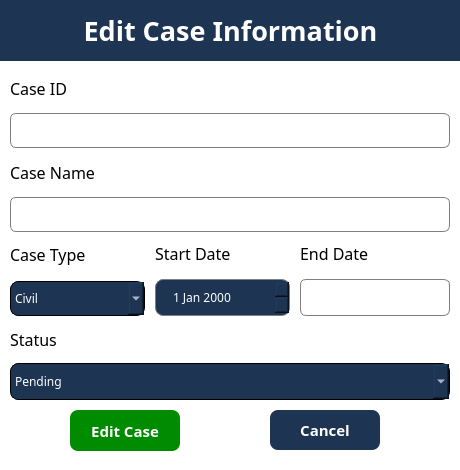
<?xml version="1.0" encoding="UTF-8"?>
<ui version="4.0">
 <class>Dialog</class>
 <widget class="QDialog" name="Dialog">
  <property name="geometry">
   <rect>
    <x>0</x>
    <y>0</y>
    <width>460</width>
    <height>470</height>
   </rect>
  </property>
  <property name="windowTitle">
   <string>Dialog</string>
  </property>
  <property name="styleSheet">
   <string notr="true">QDialog{
background-color: white;
}

#titleWidget{
background-color: #1d3453;
}
#title {
color: white;
}

QLineEdit{
	border:1px solid gray;
	border-radius: 6px;
	padding-left: 15px;
	height: 35px;
}

QComboBox{
border: 1px solid black;
border-radius: 8px;
background-color: #1d3453;
color: white;
height: 35px;


}

QDateEdit{
	border:1px solid gray;
	border-radius: 8px;
	padding-left: 15px;
	height: 35px;
	background-color: #1d3453;
color: white;
}</string>
  </property>
  <widget class="QPushButton" name="edit_case_info">
   <property name="geometry">
    <rect>
     <x>70</x>
     <y>410</y>
     <width>110</width>
     <height>41</height>
    </rect>
   </property>
   <property name="font">
    <font>
     <family>Poppins</family>
     <pointsize>-1</pointsize>
     <weight>75</weight>
     <bold>true</bold>
    </font>
   </property>
   <property name="styleSheet">
    <string notr="true">QPushButton{
	background-color: rgb(0, 139, 0);
	color:white;
	border:none;
	border-radius: 8px;
	font-weight: bold;
	font-size: 15px;
}

QPushButton:hover{
	background-color: rgb(0, 170, 0);
}</string>
   </property>
   <property name="text">
    <string>Edit Case</string>
   </property>
  </widget>
  <widget class="QWidget" name="layoutWidget">
   <property name="geometry">
    <rect>
     <x>10</x>
     <y>70</y>
     <width>440</width>
     <height>330</height>
    </rect>
   </property>
   <layout class="QVBoxLayout" name="verticalLayout_7">
    <item>
     <layout class="QVBoxLayout" name="verticalLayout">
      <item>
       <widget class="QLabel" name="label_2">
        <property name="font">
         <font>
          <family>Poppins</family>
          <pointsize>12</pointsize>
         </font>
        </property>
        <property name="text">
         <string>Case ID</string>
        </property>
       </widget>
      </item>
      <item>
       <widget class="QLineEdit" name="caseIDinput_edit">
        <property name="minimumSize">
         <size>
          <width>0</width>
          <height>35</height>
         </size>
        </property>
        <property name="maximumSize">
         <size>
          <width>16777215</width>
          <height>35</height>
         </size>
        </property>
       </widget>
      </item>
     </layout>
    </item>
    <item>
     <layout class="QVBoxLayout" name="verticalLayout_2">
      <item>
       <widget class="QLabel" name="label_3">
        <property name="font">
         <font>
          <family>Poppins</family>
          <pointsize>12</pointsize>
         </font>
        </property>
        <property name="text">
         <string>Case Name</string>
        </property>
       </widget>
      </item>
      <item>
       <widget class="QLineEdit" name="caseNameinput_edit">
        <property name="minimumSize">
         <size>
          <width>0</width>
          <height>35</height>
         </size>
        </property>
        <property name="maximumSize">
         <size>
          <width>16777215</width>
          <height>35</height>
         </size>
        </property>
       </widget>
      </item>
     </layout>
    </item>
    <item>
     <layout class="QHBoxLayout" name="horizontalLayout">
      <property name="spacing">
       <number>10</number>
      </property>
      <item>
       <layout class="QVBoxLayout" name="verticalLayout_4">
        <item>
         <widget class="QLabel" name="label_5">
          <property name="font">
           <font>
            <family>Poppins</family>
            <pointsize>12</pointsize>
           </font>
          </property>
          <property name="text">
           <string>Case Type</string>
          </property>
         </widget>
        </item>
        <item>
         <widget class="QComboBox" name="caseType_edit">
          <property name="minimumSize">
           <size>
            <width>0</width>
            <height>35</height>
           </size>
          </property>
          <property name="maximumSize">
           <size>
            <width>16777215</width>
            <height>35</height>
           </size>
          </property>
          <property name="font">
           <font>
            <family>Poppins</family>
           </font>
          </property>
          <item>
           <property name="text">
            <string>Civil</string>
           </property>
          </item>
          <item>
           <property name="text">
            <string>Criminal</string>
           </property>
          </item>
          <item>
           <property name="text">
            <string>Appeal</string>
           </property>
          </item>
          <item>
           <property name="text">
            <string>Class Action</string>
           </property>
          </item>
          <item>
           <property name="text">
            <string>Bankruptcy</string>
           </property>
          </item>
         </widget>
        </item>
       </layout>
      </item>
      <item>
       <layout class="QVBoxLayout" name="verticalLayout_5">
        <item>
         <widget class="QLabel" name="label_6">
          <property name="font">
           <font>
            <family>Poppins</family>
            <pointsize>12</pointsize>
           </font>
          </property>
          <property name="text">
           <string>Start Date</string>
          </property>
         </widget>
        </item>
        <item>
         <widget class="QDateEdit" name="startDate_edit">
          <property name="font">
           <font>
            <family>Poppins</family>
           </font>
          </property>
         </widget>
        </item>
       </layout>
      </item>
      <item>
       <layout class="QVBoxLayout" name="verticalLayout_6">
        <item>
         <widget class="QLabel" name="label_7">
          <property name="font">
           <font>
            <family>Poppins</family>
            <pointsize>12</pointsize>
           </font>
          </property>
          <property name="text">
           <string>End Date</string>
          </property>
         </widget>
        </item>
        <item alignment="Qt::AlignLeft">
         <widget class="QLineEdit" name="endDate">
          <property name="minimumSize">
           <size>
            <width>150</width>
            <height>35</height>
           </size>
          </property>
          <property name="maximumSize">
           <size>
            <width>135</width>
            <height>16777215</height>
           </size>
          </property>
          <property name="styleSheet">
           <string notr="true">#endDate{
	width: 50px;
}</string>
          </property>
          <property name="text">
           <string/>
          </property>
         </widget>
        </item>
       </layout>
      </item>
     </layout>
    </item>
    <item>
     <layout class="QVBoxLayout" name="verticalLayout_3">
      <item>
       <widget class="QLabel" name="label_4">
        <property name="font">
         <font>
          <family>Poppins</family>
          <pointsize>12</pointsize>
         </font>
        </property>
        <property name="text">
         <string>Status</string>
        </property>
       </widget>
      </item>
      <item>
       <widget class="QComboBox" name="caseStatus_edit">
        <property name="font">
         <font>
          <family>Poppins</family>
         </font>
        </property>
        <item>
         <property name="text">
          <string>Pending</string>
         </property>
        </item>
        <item>
         <property name="text">
          <string>Ongoing</string>
         </property>
        </item>
        <item>
         <property name="text">
          <string>Closed</string>
         </property>
        </item>
        <item>
         <property name="text">
          <string>Open</string>
         </property>
        </item>
       </widget>
      </item>
     </layout>
    </item>
   </layout>
  </widget>
  <widget class="QWidget" name="titleWidget" native="true">
   <property name="geometry">
    <rect>
     <x>0</x>
     <y>0</y>
     <width>461</width>
     <height>61</height>
    </rect>
   </property>
   <widget class="QLabel" name="title">
    <property name="geometry">
     <rect>
      <x>60</x>
      <y>10</y>
      <width>341</width>
      <height>41</height>
     </rect>
    </property>
    <property name="font">
     <font>
      <family>Poppins</family>
      <pointsize>20</pointsize>
      <weight>75</weight>
      <bold>true</bold>
     </font>
    </property>
    <property name="text">
     <string>Edit Case Information</string>
    </property>
    <property name="alignment">
     <set>Qt::AlignCenter</set>
    </property>
   </widget>
  </widget>
  <widget class="QPushButton" name="edit_case_cancel">
   <property name="geometry">
    <rect>
     <x>270</x>
     <y>410</y>
     <width>110</width>
     <height>40</height>
    </rect>
   </property>
   <property name="font">
    <font>
     <family>Poppins</family>
     <pointsize>-1</pointsize>
     <weight>75</weight>
     <bold>true</bold>
    </font>
   </property>
   <property name="styleSheet">
    <string notr="true">QPushButton{
	background-color: #1d3453;
	color:white;
	border:none;
	border-radius: 8px;
	font-weight: bold;
	font-size: 15px;
}

QPushButton:hover{
	background-color: rgb(53, 96, 153)
}</string>
   </property>
   <property name="text">
    <string>Cancel</string>
   </property>
  </widget>
 </widget>
 <resources/>
 <connections/>
</ui>
